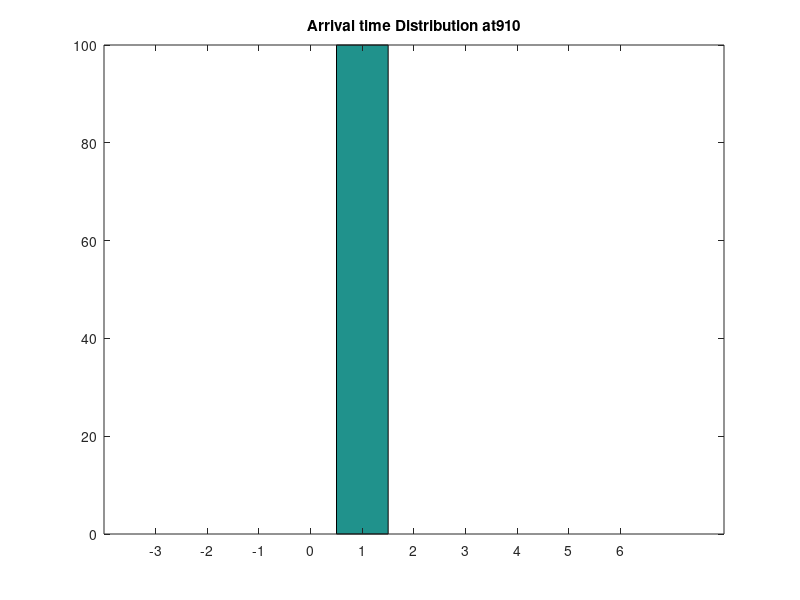
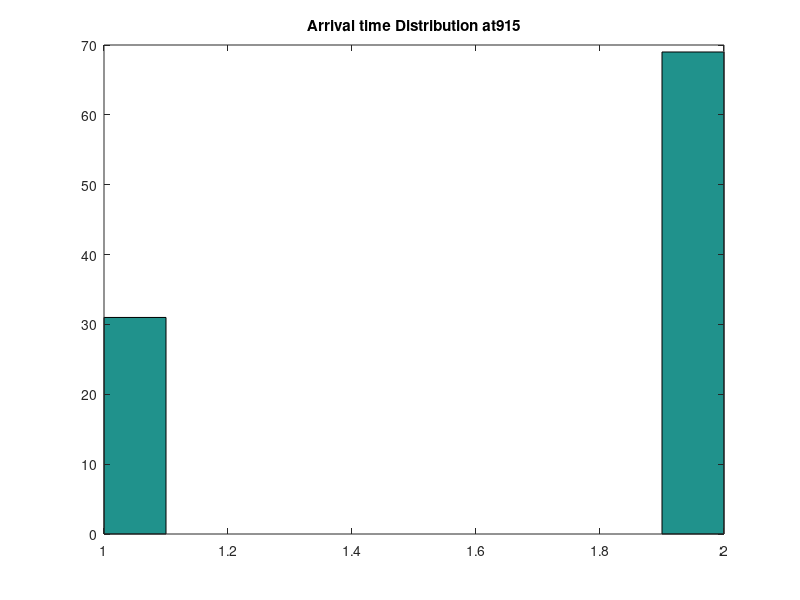
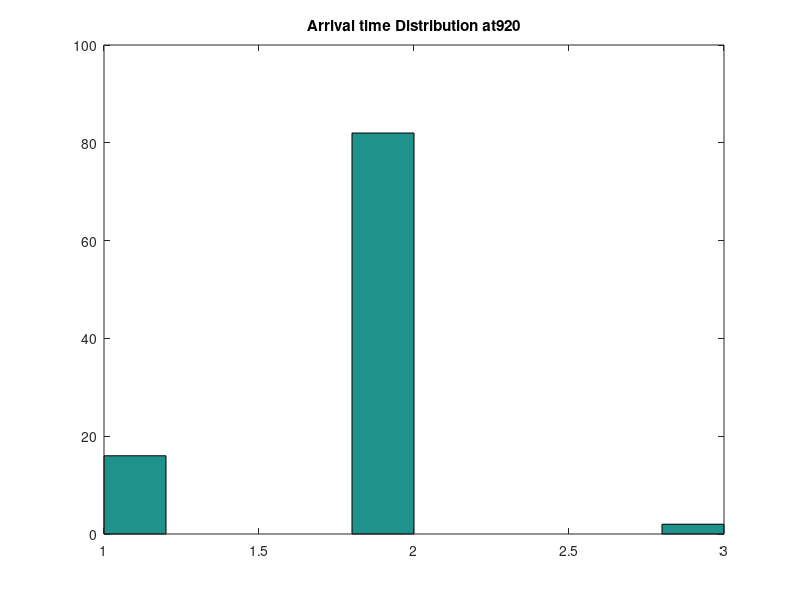
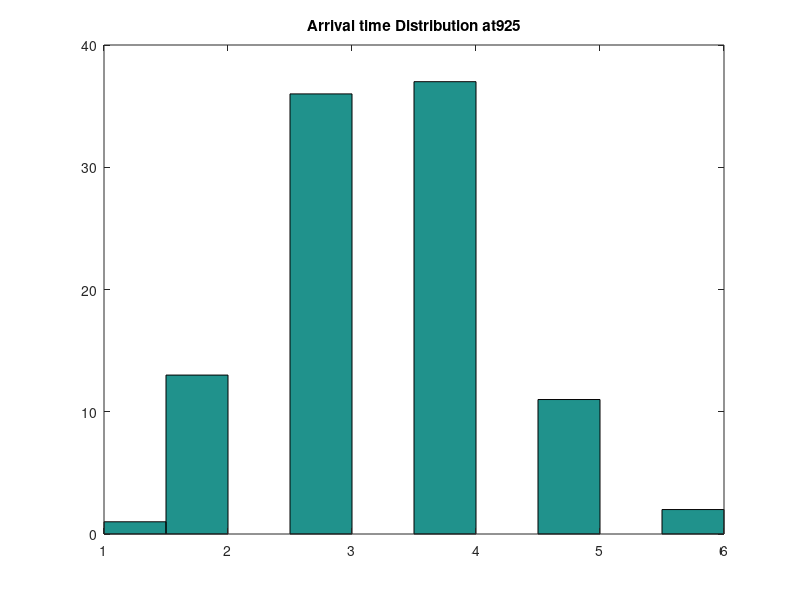

Reproduce these figures in MATLAB, in order.
ArData = load('ArrivalData895');           % Save(fun.mat; a,b,c)
ArTimeData=ArData.Data;
[x y] = size(ArTimeData)

for ii = 1:x
    figure
    hist(ArTimeData(ii,2:y))
    title(['Arrival time Distribution at' num2str(ArTimeData(ii,1))])
end
